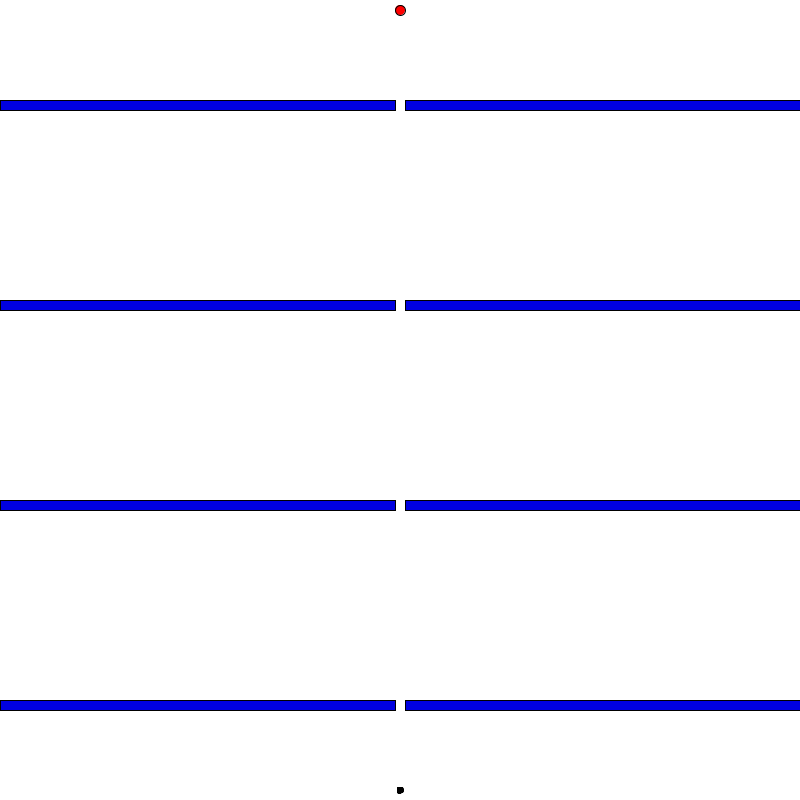
Frame 1 (no input)
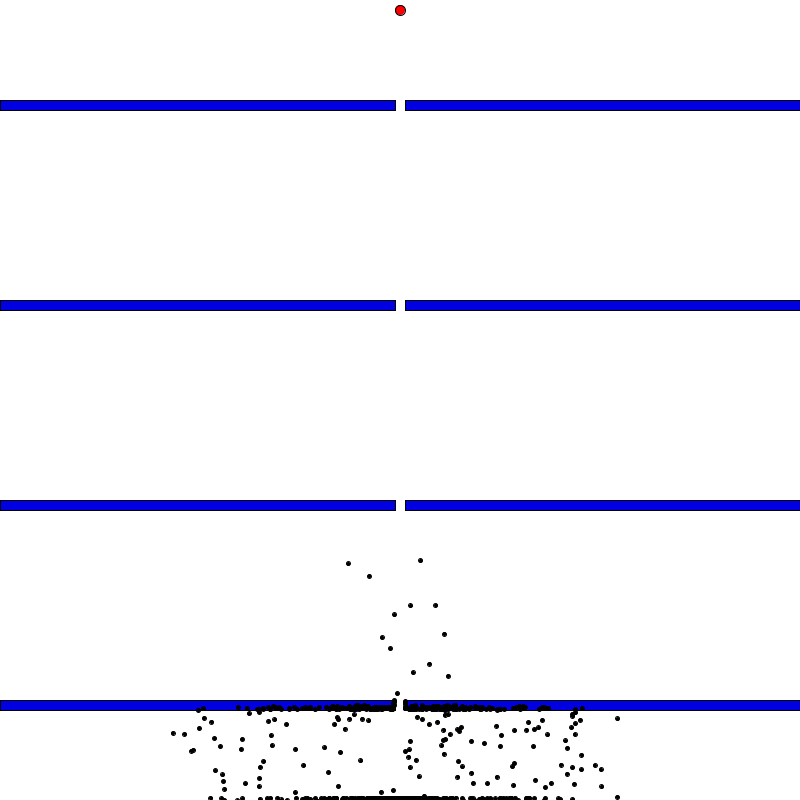
Frame 60 (the mouse pressed at the canvas centre just before this capture)
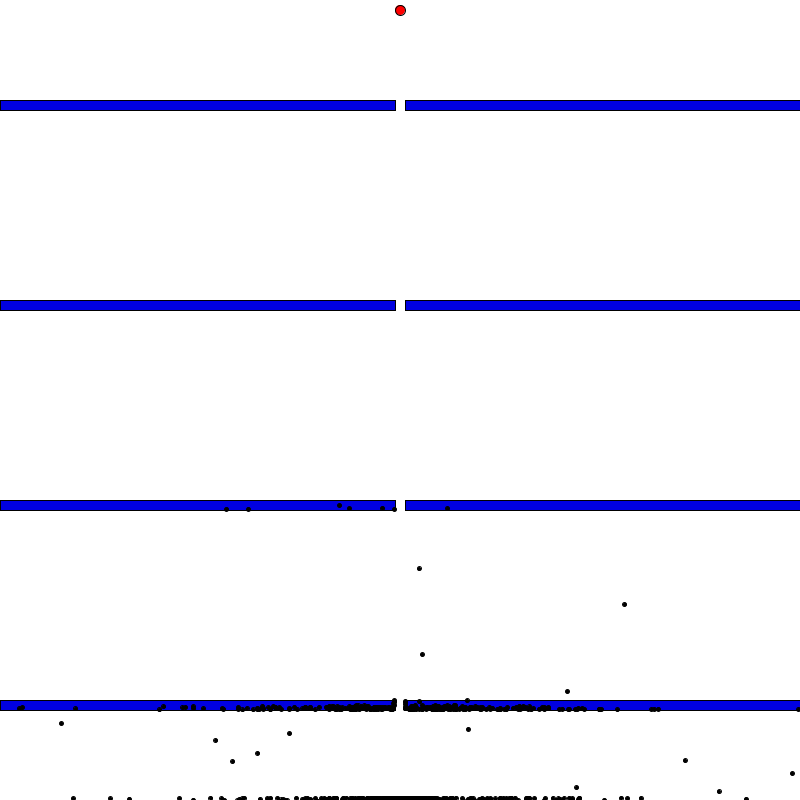
Frame 120 (the mouse held since frame 60 and released just before this capture)

The Processing sketch that drew these frames (run headless with seeded random() and noise(); from frame 60 on, the mouse is pressed at the canvas centre):

// Processing sketch: AI_first
// ── AI_first.pde
Population test;
PVector goal = new PVector(400,10);

void setup(){
  size(800,800);
  test = new Population(1000);
}

void draw(){
  background(255);
  fill(255,0,0);
  ellipse(goal.x,goal.y,10,10);
  
  //wall
  fill(0,0,225);
  rect(0,300,395,10);
  rect(405,300,395,10);
  rect(0,500,395,10);
  rect(405,500,395,10);
  rect(0,100,395,10);
  rect(405,100,395,10);
  rect(0,700,395,10);
  rect(405,700,395,10);
  
  if(test.allDotsDead()){
    //genetic algorithm
    test.calculateFitness();
    test.naturalSelection();
    test.mutateDemBabies();
  }else{
    test.update();
    test.show();
  }
}

// ── Brain.pde
class Brain{
  PVector[] directions;
  int step = 0;
 
  Brain(int size){
    directions = new PVector[size];
    randomsize();
  }
 
  //------------------------------------
 
  void randomsize(){
    for(int i = 0; i < directions.length; i++){
      float randomAngle = random(2 * PI);
      directions[i] = PVector.fromAngle(randomAngle);
    }
  }
  
  //------------------------------------
  
  Brain clone(){
    Brain clone = new Brain(directions.length);
    for(int i = 0; i < directions.length; i++){
      clone.directions[i] = directions[i].copy();
    }
    return clone;
  }
  
  //------------------------------------
  
  void mutate(){
    float mutationRate = 0.01;
    for(int i = 0; i < directions.length; i++){
      float rand = random(1);
      if(rand < mutationRate){
        //set direction as a random direction
        float randomAngle = random(2 * PI);
        directions[i] = PVector.fromAngle(randomAngle);
      }
    }
  }
}

// ── Dot.pde
class Dot{
  PVector pos;
  PVector vel;
  PVector acc;
  Brain brain;
  
  boolean dead = false;
  boolean reachedGoal = false;
  boolean isBest = false;
  float fitness = 0;
  
  Dot(){
    brain = new Brain(800);
    pos = new PVector(width/2,height - 10);
    vel = new PVector(0,0);
    acc = new PVector(0,0);
  }
  
  //-----------------------------------------
  
  void show(){
    if(isBest){
      fill(0,255,0);
      ellipse(pos.x,pos.y,8,8);
    }else{
      fill(0);
      ellipse(pos.x,pos.y,4,4);
    }
  }
  
  //-----------------------------------------
  
  void move(){
    if(brain.directions.length > brain.step){
      acc = brain.directions[brain.step];
      brain.step++;
    }else{
      dead = true;
    }
    vel.add(acc);
    vel.limit(5);
    pos.add(vel);
  }
  
  //-----------------------------------------
  
  void update(){
    if(!dead && !reachedGoal){
      move();
      if(pos.x < 2|| pos.y < 2|| pos.x > width-2|| pos.y > height-2){
        dead = true;
      }else if(dist(pos.x,pos.y,goal.x,goal.y) < 5){
        //if reached goal
        reachedGoal = true;
        
      //kills collision with wall
      }else if(pos.x < 395 && pos.y < 310 && pos.x > 0 && pos.y > 300){
        dead = true;
      }else if(pos.x < 395 && pos.y < 510 && pos.x > 0 && pos.y > 500){
        dead = true;
      }else if(pos.x < 800 && pos.y < 310 && pos.x > 405 && pos.y > 300){
        dead = true;
      }else if(pos.x < 800 && pos.y < 510 && pos.x > 405 && pos.y > 500){
        dead = true;
      }else if(pos.x < 395 && pos.y < 110 && pos.x > 0 && pos.y > 100){
        dead = true;
      }else if(pos.x < 395 && pos.y < 710 && pos.x > 0 && pos.y > 700){
        dead = true;
      }else if(pos.x < 800 && pos.y < 110 && pos.x > 405 && pos.y > 100){
        dead = true;
      }else if(pos.x < 800 && pos.y < 710 && pos.x > 405 && pos.y > 700){
        dead = true;
      }
    }
  }
  
  //------------------------------------------
  
  void calculateFitness(){
    if(reachedGoal){
      fitness = 1.0/16.0 + 1000.0/(float)(brain.step * brain.step);
    }else{
      float distanceToGoal = dist(pos.x,pos.y,goal.x,goal.y);
      fitness = 1.0/(distanceToGoal * distanceToGoal);
    }
  }
  
  //-----------------------------------------
  
  //clone it
  Dot gimmeBaby(){
    Dot baby = new Dot();
    baby.brain = brain.clone();
    return baby;
  }
}

// ── Population.pde
class Population{
  Dot[] dots;
  float fitnessSum;
  int gen = 1;
  
  int bestDot = 0;
  int minStep = 800;
  
  Population(int size){
    dots = new Dot[size];
    for(int i = 0; i < size; i++){
      dots[i] = new Dot();
    }
  }
  
  //-------------------------------------------
  
  void show(){
    for (int i = 1; i < dots.length; i++){
      dots[i].show();
    }
    dots[0].show();
  }
  
  //-------------------------------------------
  
  void update(){
    for(int i = 0; i < dots.length; i++){
      if(dots[i].brain.step > minStep){
        dots[i].dead = true;
      }else{
        dots[i].update();
      }
    }
  }
  
  //-------------------------------------------
  
  void calculateFitness(){
    for(int i = 0; i < dots.length; i++){
      dots[i].calculateFitness();
    }
  }
  
  //-------------------------------------------
  
  boolean allDotsDead(){
    for(int i = 0; i < dots.length; i++){
      if(!dots[i].dead && !dots[i].reachedGoal){
        return false;
      }
    }
    return true;
  }
  
  //-------------------------------------------
  
  void naturalSelection(){
    Dot[] newDots = new Dot[dots.length];
    setBestDot();
    calculateFitnessSum();
    
    newDots[0] = dots[bestDot].gimmeBaby();
    newDots[0].isBest = true;
    for(int i = 1; i < newDots.length; i++){
      
      //select parent based on fitness
      Dot parent = selectParent();
      //get baby from them
      newDots[i] = parent.gimmeBaby();
    }
    dots = newDots.clone();
    gen++;
  }
  
  //--------------------------------------------
  
  void calculateFitnessSum(){
    fitnessSum = 0;
    for(int i = 0; i< dots.length; i++){
      fitnessSum += dots[i].fitness;
    }
  }
  
  //--------------------------------------------
  
  Dot selectParent(){
    float rand = random(fitnessSum);
    float runningSum = 0;
    for(int i = 0; i < dots.length; i++){
      runningSum += dots[i].fitness;
      if(runningSum > rand){
        return dots[i];
      }
    }
    //should never get to this point
    return null;
  }
  
  //--------------------------------------------
  
  void mutateDemBabies(){
    for(int i = 1; i < dots.length; i++){
      dots[i].brain.mutate();
    }
  }
  
  //--------------------------------------------
  
  void setBestDot(){
    float max = 0;
    int maxIndex = 0;
    for(int i = 0; i < dots.length; i++){
      if(dots[i].fitness > max){
        max = dots[i].fitness;
        maxIndex = i;
      }
    }
    bestDot = maxIndex;
    if(dots[bestDot].reachedGoal){
      minStep = dots[bestDot].brain.step;
      println("step: ", minStep);
    }
  }
}
